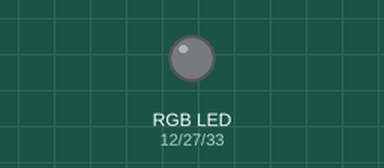
A sketch run on a simulated ESP32. Shown: an RGB LED mixed from three pins (HIGH = lit).

Above: at 0.5 s.
At 1.5 s:
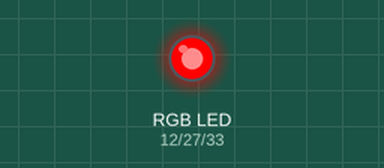
At 3.5 s:
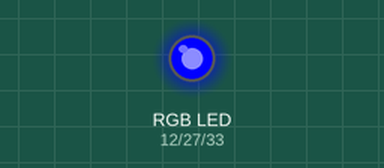
At 5.5 s:
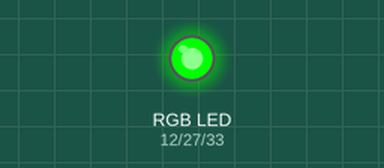
Timing chart, 0 to 6.9 s (numbered marks = the images above):
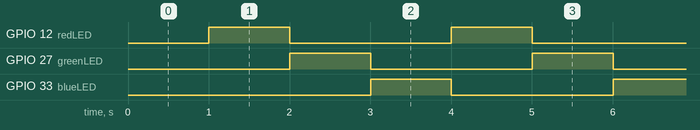

The sketch:

BlinkWithoutDelay.ino
```cpp
/*
  @author Tommy Boonchuaysream
  - this code is used to continuously switch betwee red, green, and blue without using the delay function
*/

#include <analogWrite.h>

//the numbers of the RGB pins
const int redLED = 12;
const int greenLED = 27;
const int blueLED = 33;

//declaring value
long previousMillis = 0;
String currentLight = "red";

//time before switching
long interval = 1000;

void setup() {

  //initialize serial communication at 9600 bits per second
  Serial.begin(9600);

  //outputs
  pinMode(redLED, OUTPUT);
  pinMode(greenLED, OUTPUT);
  pinMode(blueLED, OUTPUT);

}

void loop() {

  //declaring value
  unsigned long currentMillis = millis();

  //switch between the different colors
  //if it's current on one color, it will display that color then assign it to the next color
  if ((currentMillis - previousMillis > interval) && (currentLight == "red")) {

    previousMillis = currentMillis;

    analogWrite(redLED, 255);
    analogWrite(greenLED, 0);
    analogWrite(blueLED, 0);

    currentLight = "green";

  } else if ((currentMillis - previousMillis > interval) && (currentLight == "green")) {

    previousMillis = currentMillis;

    analogWrite(redLED, 0);
    analogWrite(greenLED, 255);
    analogWrite(blueLED, 0);

    currentLight = "blue";

  } else if ((currentMillis - previousMillis > interval) && (currentLight == "blue")) {

    previousMillis = currentMillis;

    analogWrite(redLED, 0);
    analogWrite(greenLED, 0);
    analogWrite(blueLED, 255);

    currentLight = "red";

  }

}
```

Measured:
- by itself, GPIO 12 (redLED), GPIO 27 (greenLED), GPIO 33 (blueLED): alternates HIGH for 1.0 s and LOW for 2.0 s
- by itself, everything shown: repeats every 3.0 s, in 3 steps
